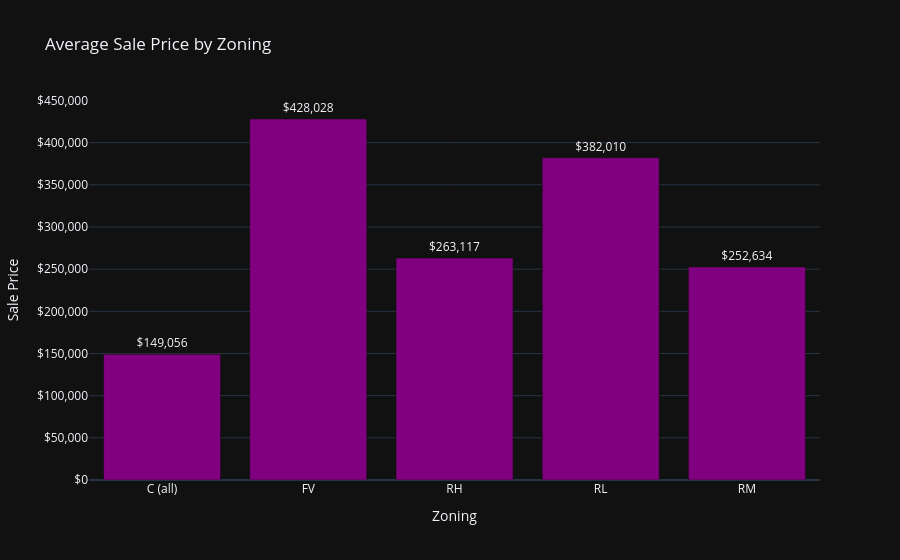

Write notebook code for a chart like this one.
### Code cell
# 2. Zoning impact on sale price
zoning_prices = df.groupby('MSZoning')['SalePrice'].mean()
fig3 = px.bar(x=zoning_prices.index, y=zoning_prices.values, title='Average Sale Price by Zoning',
              color_discrete_sequence=['purple', 'green'], text=zoning_prices.values,
              template='plotly_dark')

fig3.update_traces(texttemplate='$%{text:,.0f}', textposition='outside')
fig3.update_yaxes(title='Sale Price', tickprefix='$', tickformat=',')
fig3.update_xaxes(title='Zoning')
fig3.update_layout(uniformtext_minsize=8, uniformtext_mode='hide')

### Figure 1 — Plotly figure (JSON) as saved in the notebook; plotly's stock layout.template omitted (floating-point values rounded to 4 significant figures)
{"data": [{"hovertemplate": "x=%{x}<br>y=%{y}<br>text=%{text}<extra></extra>", "legendgroup": "", "marker": {"color": "purple", "pattern": {"shape": ""}}, "name": "", "orientation": "v", "showlegend": false, "text": [149100.0, 428000.0, 263100.0, 382000.0, 252600.0], "textposition": "outside", "texttemplate": "$%{text:,.0f}", "type": "bar", "x": ["C (all)", "FV", "RH", "RL", "RM"], "xaxis": "x", "y": [149100.0, 428000.0, 263100.0, 382000.0, 252600.0], "yaxis": "y"}], "layout": {"barmode": "relative", "legend": {"tracegroupgap": 0}, "title": {"text": "Average Sale Price by Zoning"}, "uniformtext": {"minsize": 8, "mode": "hide"}, "xaxis": {"anchor": "y", "domain": [0, 1], "title": {"text": "Zoning"}}, "yaxis": {"anchor": "x", "domain": [0, 1], "tickformat": ",", "tickprefix": "$", "title": {"text": "Sale Price"}}}}
